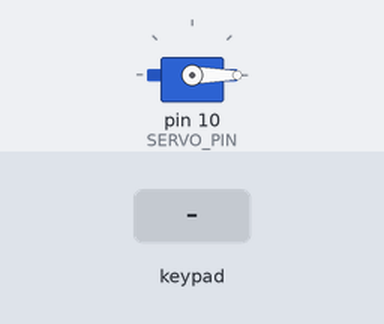
A sketch run on a simulated Arduino Uno, built with avr-gcc and run on an emulated ATmega328P. Parts: servo. Inputs (shaded band) come from the test bench. What the sketch prints to the serial monitor is not drawn.

Above: at 1.2 s.
1.3 s: keypad keys 1 2 3 4 # pressed 0.4 s apart
At 3.5 s:
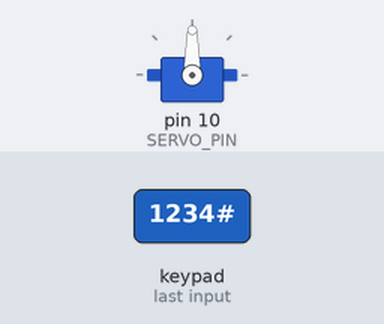
6.3 s: key '*' pressed
7.8 s: key '#' pressed
Timing chart, 0 to 10.8 s (numbered marks = the images above; inputs shaded):
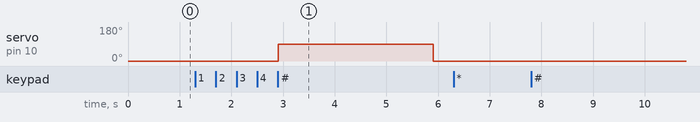

Measured:
- after the input at 1.3 s, servo on pin 10 (SERVO_PIN): 0° → 90° after 1.6 s, → 0° 3.0 s later
- after the input at 6.3 s, every drawn part: stays the same
- after the input at 7.8 s, every drawn part: stays the same

The sketch:

Password_Door.ino
```cpp
// NEO Smart Home — Password Door (prototype)
// Libraries: Keypad, Servo
// Educational model only; not a real security lock.

#include <Keypad.h>
#include <Servo.h>

const byte ROWS = 4;
const byte COLS = 4;
char keys[ROWS][COLS] = {
  {'1','2','3','A'},
  {'4','5','6','B'},
  {'7','8','9','C'},
  {'*','0','#','D'}
};

byte rowPins[ROWS] = {7, 8, 11, 12};
byte colPins[COLS] = {A0, A1, A2, A3};

Keypad keypad = Keypad(makeKeymap(keys), rowPins, colPins, ROWS, COLS);
Servo doorServo;

const int SERVO_PIN = 10;
const int LOCKED_ANGLE = 0;
const int UNLOCKED_ANGLE = 90;
const char PASSWORD[] = "1234";
char entered[5];
byte indexPos = 0;

void resetEntry() {
  indexPos = 0;
  entered[0] = '\0';
}

void setup() {
  Serial.begin(9600);
  doorServo.attach(SERVO_PIN);
  doorServo.write(LOCKED_ANGLE);
  resetEntry();
  Serial.println("NEO Smart Home: enter 4 digits, then press #.");
}

void loop() {
  char key = keypad.getKey();
  if (!key) return;

  if (key == '*') {
    resetEntry();
    Serial.println("Entry cleared.");
    return;
  }

  if (key == '#') {
    entered[indexPos] = '\0';
    if (strcmp(entered, PASSWORD) == 0) {
      Serial.println("Access granted (prototype).");
      doorServo.write(UNLOCKED_ANGLE);
      delay(3000);
      doorServo.write(LOCKED_ANGLE);
    } else {
      Serial.println("Wrong password.");
    }
    resetEntry();
    return;
  }

  if (key >= '0' && key <= '9' && indexPos < 4) {
    entered[indexPos++] = key;
    Serial.print('*');
  }
}
```
